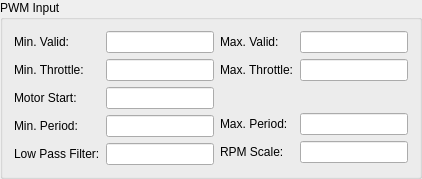
    <widget class="QGroupBox" name="groupBox_9">
     <property name="title">
      <string>PWM Input</string>
     </property>
     <layout class="QHBoxLayout" name="horizontalLayout_18">
      <item>
       <layout class="QFormLayout" name="formLayout_42">
        <property name="fieldGrowthPolicy">
         <enum>QFormLayout::AllNonFixedFieldsGrow</enum>
        </property>
        <item row="0" column="0">
         <widget class="QLabel" name="label_143">
          <property name="text">
           <string>Min. Valid:</string>
          </property>
         </widget>
        </item>
        <item row="0" column="1">
         <widget class="QLineEdit" name="PWM_MIN_VALUE">
          <property name="toolTip">
           <string>&lt;html&gt;&lt;head/&gt;&lt;body&gt;&lt;p&gt;The minimum input PWM pulse length in microseconds which the ESC will consider to be valid. For DJI Naza this value has to be 900!&lt;/p&gt;&lt;/body&gt;&lt;/html&gt;</string>
          </property>
         </widget>
        </item>
        <item row="1" column="0">
         <widget class="QLabel" name="label_141">
          <property name="text">
           <string>Min. Throttle:</string>
          </property>
         </widget>
        </item>
        <item row="1" column="1">
         <widget class="QLineEdit" name="PWM_LO_VALUE">
          <property name="toolTip">
           <string>&lt;html&gt;&lt;head/&gt;&lt;body&gt;&lt;p&gt;The input PWM pulse length in microseconds for the lowest throttle setting.&lt;/p&gt;&lt;/body&gt;&lt;/html&gt;</string>
          </property>
         </widget>
        </item>
        <item row="2" column="0">
         <widget class="QLabel" name="label_122">
          <property name="text">
           <string>Motor Start:</string>
          </property>
         </widget>
        </item>
        <item row="2" column="1">
         <widget class="QLineEdit" name="PWM_MIN_START">
          <property name="enabled">
           <bool>true</bool>
          </property>
          <property name="toolTip">
           <string>&lt;html&gt;&lt;head/&gt;&lt;body&gt;&lt;p&gt;The input PWM pulse length in microseconds at which the motor will be started.  Once running, the throttle can be brought as low as PWM_LO_VALUE as long as the motor does not stall.&lt;/p&gt;&lt;/body&gt;&lt;/html&gt;</string>
          </property>
         </widget>
        </item>
        <item row="3" column="0">
         <widget class="QLabel" name="label_139">
          <property name="text">
           <string>Min. Period:</string>
          </property>
         </widget>
        </item>
        <item row="3" column="1">
         <widget class="QLineEdit" name="PWM_MIN_PERIOD">
          <property name="toolTip">
           <string>&lt;html&gt;&lt;head/&gt;&lt;body&gt;&lt;p&gt;The minimum period in microseconds that the ESC will consider an input PWM waveform to be valid.  Default value represents approx 450Hz. For MultiWii and ArduCopter APM this value needs to be changed to 2000!&lt;/p&gt;&lt;/body&gt;&lt;/html&gt;</string>
          </property>
         </widget>
        </item>
        <item row="4" column="0">
         <widget class="QLabel" name="label_215">
          <property name="text">
           <string>Low Pass Filter:</string>
          </property>
         </widget>
        </item>
        <item row="4" column="1">
         <widget class="QLineEdit" name="PWM_LOWPASS">
          <property name="toolTip">
           <string>&lt;html&gt;&lt;head/&gt;&lt;body&gt;&lt;p&gt;lowpass on PWM input values (0 = none, 10 = heavy, no upper limit)&lt;/p&gt;&lt;/body&gt;&lt;/html&gt;</string>
          </property>
         </widget>
        </item>
       </layout>
      </item>
      <item>
       <layout class="QFormLayout" name="formLayout_43">
        <property name="fieldGrowthPolicy">
         <enum>QFormLayout::AllNonFixedFieldsGrow</enum>
        </property>
        <item row="0" column="0">
         <widget class="QLabel" name="label_144">
          <property name="text">
           <string>Max. Valid:</string>
          </property>
         </widget>
        </item>
        <item row="0" column="1">
         <widget class="QLineEdit" name="PWM_MAX_VALUE">
          <property name="toolTip">
           <string>&lt;html&gt;&lt;head/&gt;&lt;body&gt;&lt;p&gt;The maximum input PWM pulse length in microseconds which the ESC will consider to be valid.&lt;/p&gt;&lt;/body&gt;&lt;/html&gt;</string>
          </property>
         </widget>
        </item>
        <item row="1" column="0">
         <widget class="QLabel" name="label_142">
          <property name="text">
           <string>Max. Throttle:</string>
          </property>
         </widget>
        </item>
        <item row="1" column="1">
         <widget class="QLineEdit" name="PWM_HI_VALUE">
          <property name="toolTip">
           <string>&lt;html&gt;&lt;head/&gt;&lt;body&gt;&lt;p&gt;The input PWM pulse length in microseconds for the highest throttle setting.&lt;/p&gt;&lt;/body&gt;&lt;/html&gt;</string>
          </property>
         </widget>
        </item>
        <item row="3" column="0">
         <widget class="QLabel" name="label_140">
          <property name="text">
           <string>Max. Period:</string>
          </property>
         </widget>
        </item>
        <item row="3" column="1">
         <widget class="QLineEdit" name="PWM_MAX_PERIOD">
          <property name="toolTip">
           <string>&lt;html&gt;&lt;head/&gt;&lt;body&gt;&lt;p&gt;The maximum period in microseconds that the ESC will consider an input PWM waveform to be valid.  Default value represents approx 40Hz&lt;/p&gt;&lt;/body&gt;&lt;/html&gt;</string>
          </property>
         </widget>
        </item>
        <item row="4" column="0">
         <widget class="QLabel" name="label_145">
          <property name="text">
           <string>RPM Scale:</string>
          </property>
         </widget>
        </item>
        <item row="4" column="1">
         <widget class="QLineEdit" name="PWM_RPM_SCALE">
          <property name="toolTip">
           <string>&lt;html&gt;&lt;head/&gt;&lt;body&gt;&lt;p&gt;The scale of the input PWM pulse length.  In closed loop RPM run mode, PWM_LO_VALUE will indicate 0 RPM and PWM_HI_VALUE will indicate this RPM. Closed loop modes only!&lt;/p&gt;&lt;/body&gt;&lt;/html&gt;</string>
          </property>
         </widget>
        </item>
        <item row="2" column="1">
         <spacer name="horizontalSpacer_11">
          <property name="orientation">
           <enum>Qt::Horizontal</enum>
          </property>
          <property name="sizeHint" stdset="0">
           <size>
            <width>40</width>
            <height>20</height>
           </size>
          </property>
         </spacer>
        </item>
        <item row="2" column="0">
         <spacer name="horizontalSpacer_12">
          <property name="orientation">
           <enum>Qt::Horizontal</enum>
          </property>
          <property name="sizeHint" stdset="0">
           <size>
            <width>40</width>
            <height>20</height>
           </size>
          </property>
         </spacer>
        </item>
       </layout>
      </item>
     </layout>
    </widget>
